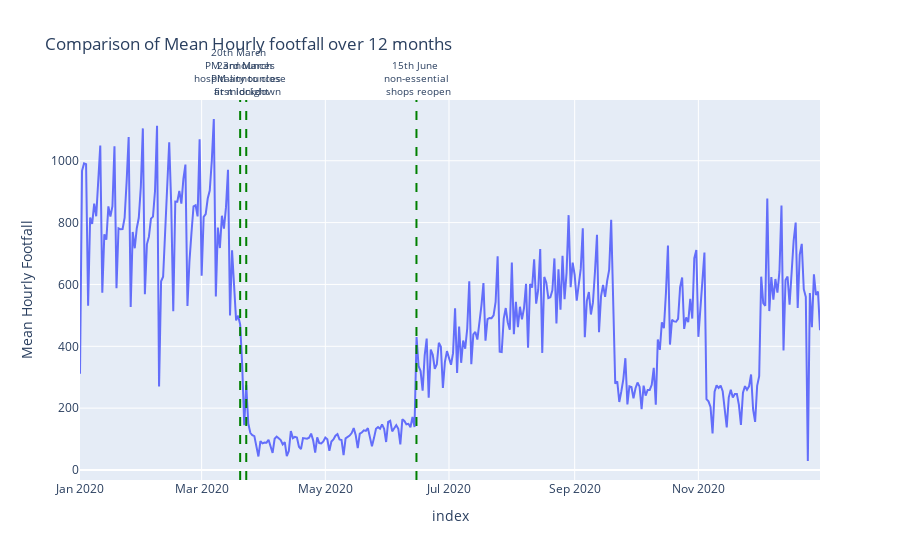

The notebook cell saved with this chart:
### Code cell
import datetime


#print(daily_mean_hourly(footfalldf,2020))

fig = px.line(daily_mean_hourly(footfalldf,2020),
              title="Comparison of Mean Hourly footfall over 12 months",
              y='Mean Hourly Footfall')

fig.add_vline(x=datetime.datetime.strptime('2020-03-20',"%Y-%m-%d").timestamp() * 1000,
              line_color="green", line_dash="dash",
              annotation_text="20th March <br> PM announces <br> hospitality to close <br> at midnight",
              annotation_font_size=10,
              annotation_textangle=0,
              annotation_position="top"),

fig.add_vline(x=datetime.datetime.strptime('2020-03-23',"%Y-%m-%d").timestamp() * 1000,
              line_color="green", line_dash="dash",
              annotation_text="23rd March <br> PM announces <br> first lockdown",
              annotation_font_size=10,
              annotation_textangle=0,
              annotation_position="top"),

fig.add_vline(x=datetime.datetime.strptime('2020-06-15',"%Y-%m-%d").timestamp() * 1000,
              line_color="green", line_dash="dash",
                annotation_text="15th June <br> non-essential <br> shops reopen",
              annotation_font_size=10,
              annotation_position="top")




fig.show()

### Figure 1 — Plotly figure (JSON) as saved in the notebook; plotly's stock layout.template omitted (floating-point values rounded to 4 significant figures; data arrays with more than 128 entries replaced by an {"elided": "..."} marker saying what was removed)
{"data": [{"hovertemplate": "index=%{x}<br>Mean Hourly Footfall=%{y}<extra></extra>", "legendgroup": "", "line": {"color": "#636efa", "dash": "solid"}, "mode": "lines", "name": "", "orientation": "v", "showlegend": false, "type": "scatter", "x": {"elided": "366 str values"}, "xaxis": "x", "y": {"elided": "366 float values"}, "yaxis": "y"}], "layout": {"annotations": [{"font": {"size": 10}, "showarrow": false, "text": "20th March <br> PM announces <br> hospitality to close <br> at midnight", "textangle": 0, "x": 1585000000000.0, "xanchor": "center", "xref": "x", "y": 1, "yanchor": "bottom", "yref": "y domain"}, {"font": {"size": 10}, "showarrow": false, "text": "23rd March <br> PM announces <br> first lockdown", "textangle": 0, "x": 1585000000000.0, "xanchor": "center", "xref": "x", "y": 1, "yanchor": "bottom", "yref": "y domain"}, {"font": {"size": 10}, "showarrow": false, "text": "15th June <br> non-essential <br> shops reopen", "x": 1592000000000.0, "xanchor": "center", "xref": "x", "y": 1, "yanchor": "bottom", "yref": "y domain"}], "legend": {"tracegroupgap": 0}, "shapes": [{"line": {"color": "green", "dash": "dash"}, "type": "line", "x0": 1585000000000.0, "x1": 1585000000000.0, "xref": "x", "y0": 0, "y1": 1, "yref": "y domain"}, {"line": {"color": "green", "dash": "dash"}, "type": "line", "x0": 1585000000000.0, "x1": 1585000000000.0, "xref": "x", "y0": 0, "y1": 1, "yref": "y domain"}, {"line": {"color": "green", "dash": "dash"}, "type": "line", "x0": 1592000000000.0, "x1": 1592000000000.0, "xref": "x", "y0": 0, "y1": 1, "yref": "y domain"}], "title": {"text": "Comparison of Mean Hourly footfall over 12 months"}, "xaxis": {"anchor": "y", "domain": [0.0, 1.0], "title": {"text": "index"}}, "yaxis": {"anchor": "x", "domain": [0.0, 1.0], "title": {"text": "Mean Hourly Footfall"}}}}
